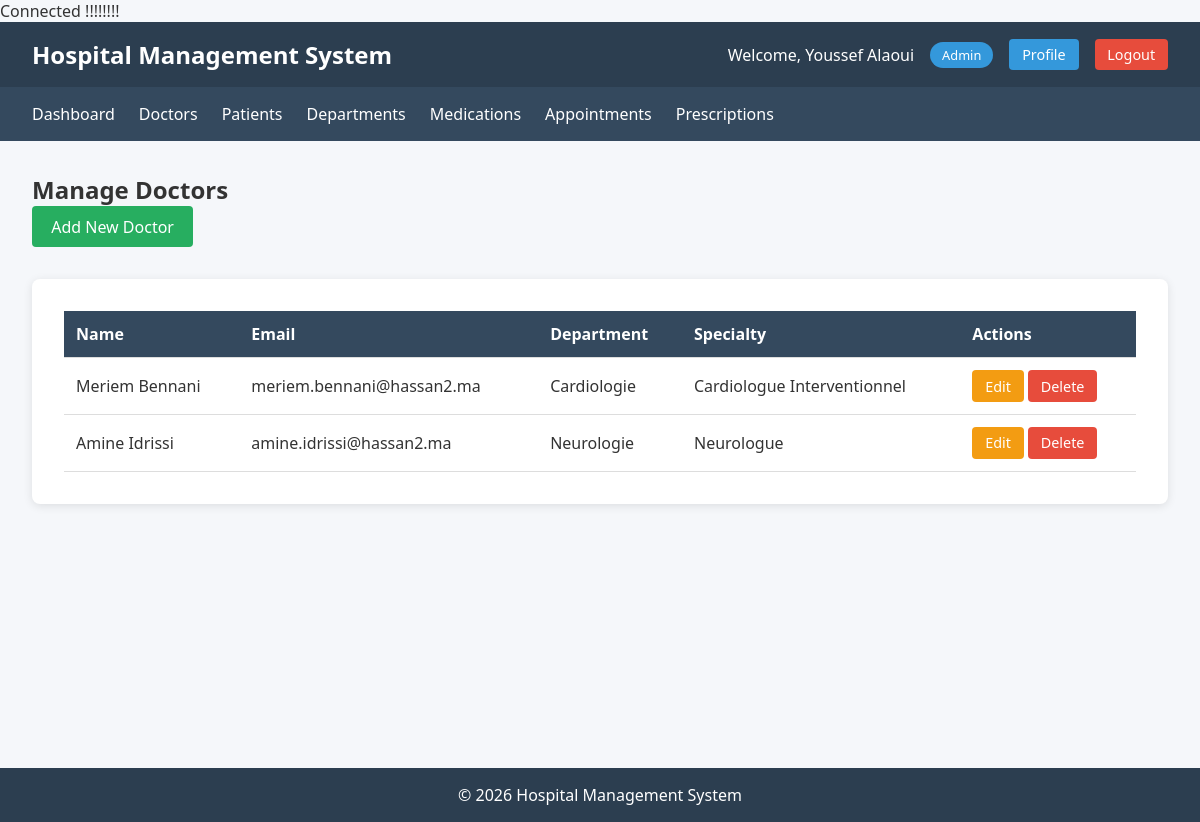
Screenshot of /doctors.php (signed in) with the database file from the repository.
### tables this page shows
CREATE TABLE User (
    id INT AUTO_INCREMENT PRIMARY KEY,
    email VARCHAR(255) NOT NULL UNIQUE,
    first_name VARCHAR(100),
    last_name VARCHAR(100),
    username VARCHAR(100) NOT NULL,
    password VARCHAR(255) NOT NULL,
    role ENUM('admin', 'doctor', 'patient') NOT NULL,
    created_at TIMESTAMP DEFAULT CURRENT_TIMESTAMP
);

CREATE TABLE doctors (
    id INT PRIMARY KEY,
    department_id INT NOT NULL,
    specialty VARCHAR(100),
    FOREIGN KEY (id) REFERENCES User(id) ON DELETE CASCADE,
    FOREIGN KEY (department_id) REFERENCES departments(id)
);

CREATE TABLE departments (
    id INT AUTO_INCREMENT PRIMARY KEY,
    name VARCHAR(100) NOT NULL UNIQUE,
    location VARCHAR(255)
);

### config/connection.php (called while the page is built, shortened)
<?php
class Database {
    private static $connection = null;
    public static function connect(): PDO {
        if (self::$connection === null) {
            $dsn = sprintf(
                "mysql:host=%s;dbname=%s;charset=utf8mb4",
                $_ENV['db_host'],
                $_ENV['db_name']
            );
            try {
                self::$connection = new PDO(
                    $dsn,
                    $_ENV['db_user'],
                    $_ENV['db_pass'],
                    [PDO::ATTR_ERRMODE => PDO::ERRMODE_EXCEPTION]
                );
            } catch (PDOException $err) {
                die("Connection failed: " . $err->getMessage());
            }
        }
        return self::$connection;
    }
}

### includes/auth.php (called while the page is built, shortened)
<?php
require_once __DIR__ . '/../classes/repositories/UserRepository.php';
class Auth
{
    private static $user = null;
    public static function check()
    {
        return isset($_SESSION['user_id']);
    }
    public static function user()
    {
        if (self::$user === null) {
            $repo = new UserRepository();
            self::$user = $repo->find($_SESSION['user_id']);
        }
        return self::$user;
    }
}

### classes/repositories/UserRepository.php (called while the page is built, shortened)
<?php
require_once 'BaseRepository.php';
class UserRepository extends BaseRepository {
    protected function getTableName() {
        return 'User';
    }
}

### classes/repositories/BaseRepository.php (called while the page is built, shortened)
<?php
require_once __DIR__ . '/../../config/connection.php';
abstract class BaseRepository {
    protected $pdo;
    public function __construct() {
        $this->pdo = Database::connect();
    }
    public function find($id) {
        $table = $this->getTableName();
        $stmt = $this->pdo->prepare("SELECT * FROM {$table} WHERE id = ?");
        $stmt->execute([$id]);
        return $stmt->fetch(PDO::FETCH_ASSOC);
    }
}

### classes/repositories/DoctorRepository.php (called while the page is built, shortened)
<?php
require_once 'BaseRepository.php';
class DoctorRepository extends BaseRepository {
    public function findAll() {
        $stmt = $this->pdo->query("
            SELECT User.*, doctors.department_id,  doctors.specialty, departments.name as department_name
            FROM doctors
            INNER JOIN User ON doctors.id = User.id
            INNER JOIN departments ON doctors.department_id = departments.id
            ORDER BY User.last_name, User.first_name
        ");
        return $stmt->fetchAll(PDO::FETCH_ASSOC);
    }
}

### doctors.php (the view, shortened to what this page needs)
<?php
require_once 'includes/header.php';
require_once 'classes/repositories/DoctorRepository.php';
require_once 'classes/repositories/UserRepository.php';
$doctorRepo = new DoctorRepository();
if ($user['role'] === 'admin') {
            ?>
            <?php
    $doctors = $doctorRepo->findAll();
    ?>
    <h2>Manage Doctors</h2>
    <div class="mb-2">
        <a href="doctors.php?action=add" class="btn btn-success">Add New Doctor</a>
    </div>
    <div class="table-container">
        <table>
            <thead>
                <tr>
                    <th>Name</th>
                    <th>Email</th>
                    <th>Department</th>
                    <th>Specialty</th>
                    <th>Actions</th>
                </tr>
            </thead>
            <tbody>
                <?php foreach ($doctors as $doctor): ?>
                    <tr>
                        <td><?= htmlspecialchars($doctor['first_name'] . ' ' . $doctor['last_name']) ?></td>
                        <td><?= htmlspecialchars($doctor['email']) ?></td>
                        <td><?= htmlspecialchars($doctor['department_name']) ?></td>
                        <td><?= htmlspecialchars($doctor['specialty']) ?></td>
                        <td>
                            <a href="doctors.php?action=edit&id=<?= $doctor['id'] ?>" class="btn btn-small btn-warning">Edit</a>
                            <a href="doctors.php?action=delete&id=<?= $doctor['id'] ?>" class="btn btn-small btn-danger delete-btn">Delete</a>
                        </td>
                    </tr>
                <?php endforeach; ?>
            </tbody>
        </table>
    </div>
    <?php
}
require_once 'includes/footer.php';
?>

### includes/header.php (shortened to what this page needs)
<?php
require_once __DIR__ . '/auth.php';
$user = Auth::user();
if ($user === null) {
    if (!isset($skipAuthCheck)) {
        header('Location: login.php');
        exit();
    }
    $role = 'guest';
    $userName = 'Guest';
} else {
    $role = $user['role'];
    $userName = $user['first_name'] . ' ' . $user['last_name'];
}
?>
<!DOCTYPE html>
<html lang="en">
<head>
    <link rel="stylesheet" href="assets/css/style.css">
</head>
<body>
    <div class="container">
        <header>
            <h1>Hospital Management System</h1>
            <div class="user-info">
                <span>Welcome, <?= htmlspecialchars($userName) ?></span>
                <span class="role-badge"><?= ucfirst($role) ?></span>
                <?php if ($user !== null): ?>
                    <a href="profile.php" class="btn btn-small">Profile</a>
                    <a href="logout.php" class="btn btn-small btn-danger">Logout</a>
                <?php endif; ?>
            </div>
        </header>
        <?php if ($user !== null): ?>
        <nav>
            <ul>
                <li><a href="index.php">Dashboard</a></li>
                <?php if ($role === 'admin'): ?>
                    <li><a href="doctors.php">Doctors</a></li>
                    <li><a href="patients.php">Patients</a></li>
                    <li><a href="departments.php">Departments</a></li>
                    <li><a href="medications.php">Medications</a></li>
                <?php endif; ?>
                <?php if ($role === 'admin' || $role === 'doctor'): ?>
                    <li><a href="appointments.php">Appointments</a></li>
                    <li><a href="prescriptions.php">Prescriptions</a></li>
                <?php endif; ?>
            </ul>
        </nav>
        <?php endif; ?>
        <main>

### assets/css/style.css (style rules this page uses)
* { margin: 0; padding: 0; box-sizing: border-box; }
body { font-family: 'Segoe UI', Tahoma, Geneva, Verdana, sans-serif; background-color: #f5f7fa; color: #333; }
.container { min-height: 100vh; display: flex; flex-direction: column; }
header { background: #2c3e50; color: white; padding: 1rem 2rem; display: flex; justify-content: space-between; align-items: center; }
header h1 { font-size: 1.5rem; }
.user-info { display: flex; align-items: center; gap: 1rem; }
.role-badge { background: #3498db; color: white; padding: 0.25rem 0.75rem; border-radius: 20px; font-size: 0.8rem; }
nav { background: #34495e; padding: 0 2rem; }
nav ul { list-style: none; display: flex; flex-wrap: wrap; }
nav li { margin-right: 1.5rem; }
nav a { display: block; color: white; text-decoration: none; padding: 1rem 0; transition: color 0.3s; }
main { flex: 1; padding: 2rem; max-width: 1200px; margin: 0 auto; width: 100%; }
.table-container { background: white; padding: 2rem; border-radius: 8px; box-shadow: 0 2px 10px rgba(0,0,0,0.1); overflow-x: auto; }
table { width: 100%; border-collapse: collapse; }
th, td { padding: 0.75rem; text-align: left; border-bottom: 1px solid #ddd; }
th { background: #34495e; color: white; font-weight: bold; }
.btn { display: inline-block; padding: 0.6rem 1.2rem; background: #3498db; color: white; text-decoration: none; border: none; border-radius: 4px; cursor: pointer; transition: background 0.3s; font-size: 1rem; }
.btn-small { padding: 0.4rem 0.8rem; font-size: 0.9rem; }
.btn-danger { background: #e74c3c; }
.btn-success { background: #27ae60; }
.btn-warning { background: #f39c12; }
.mb-2 { margin-bottom: 2rem; }

### rows the page displays
user: userName "Youssef Alaoui", role "Admin"
doctors: id.last_name "Meriem Bennani", id.email "meriem.bennani@hassan2.ma", department.name "Cardiologie", specialty "Cardiologue Interventionnel"
doctors: id.last_name "Amine Idrissi", id.email "amine.idrissi@hassan2.ma", department.name "Neurologie", specialty "Neurologue"
